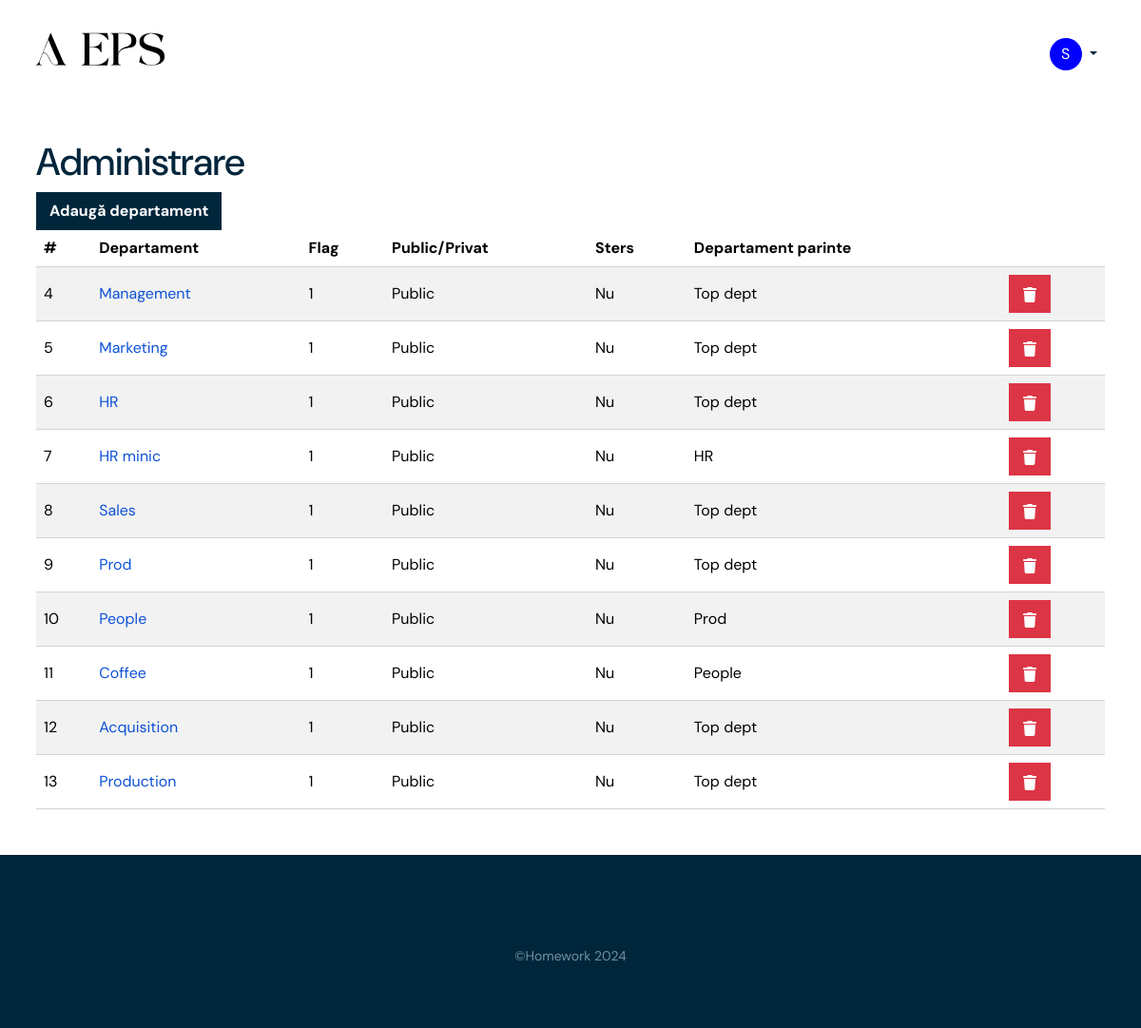
Before: /index.php?view=a_departments_list (signed in) with the older database file.
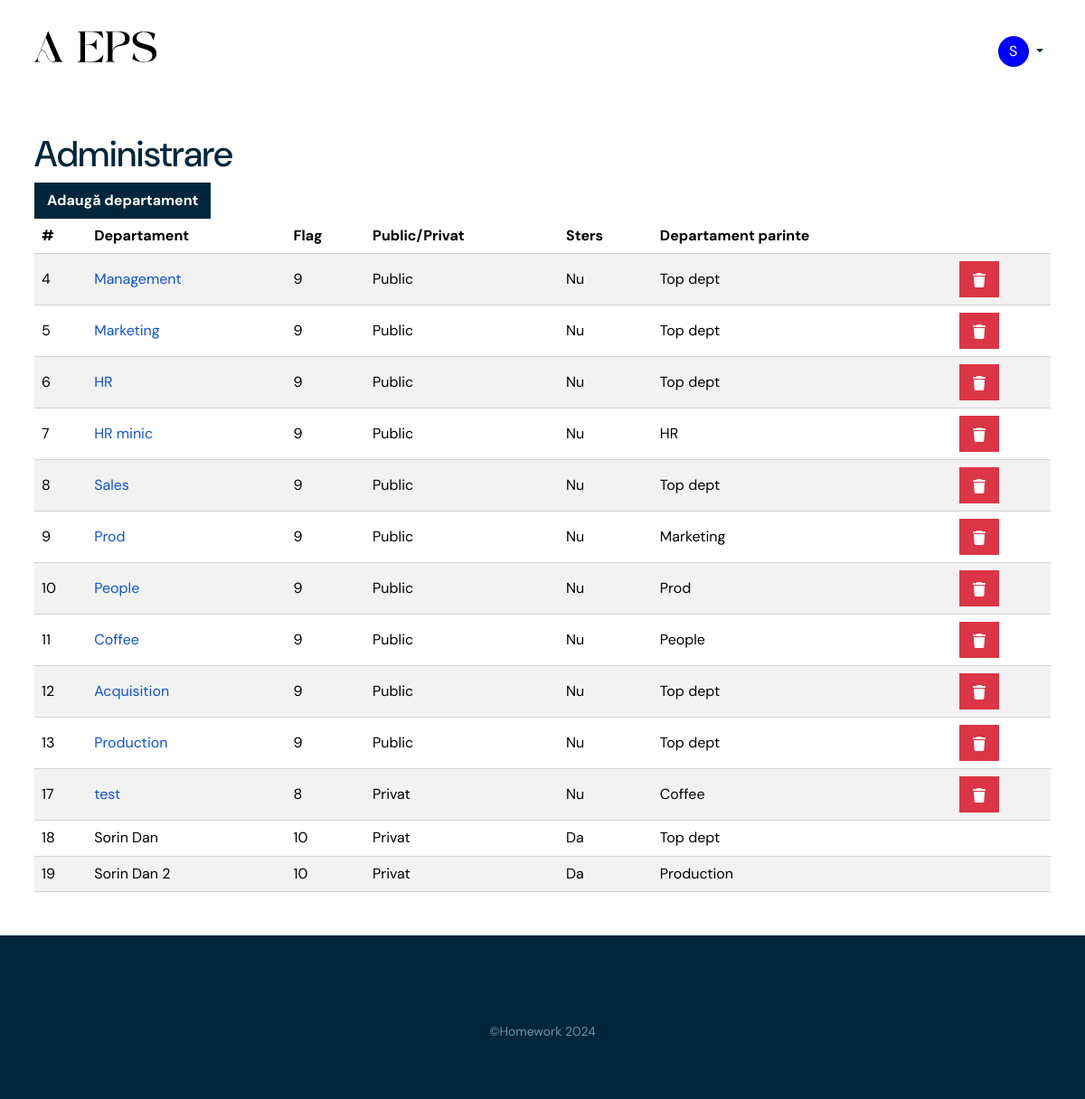
After: the same page with the newer database file.
### tables this page shows
CREATE TABLE `departments` (
  `ID` int(11) NOT NULL,
  `name` varchar(100) NOT NULL,
  `id_parent` int(11) DEFAULT NULL,
  `features` int(11) NOT NULL DEFAULT 0 COMMENT 'published/draft deleted',
  `created_time` datetime NOT NULL DEFAULT current_timestamp(),
  `modified_time` datetime DEFAULT NULL ON UPDATE current_timestamp()
);

### classes/BaseFunctions.php (called while the page is built, shortened)
<?php
class BaseFunctions
{
    protected $db_connection = NULL;
    public $user_is_logged_in = false;
    public $view = "f_index";
    public $rep = array();
    public function __construct(){
        if (isset($_GET['view'])) {
            $this->view=$_GET['view'];
        }
        $this->checkUserLoggedIn();
        if ($this->view=="b_acc_login") {
            if ($this->user_is_logged_in) {
                $this->redirect = $this->buildUrl(array('view'=>"b_acc_dashboard"));
            }
        }elseif ($this->view=="a_departments_list") {
            $this->rep['departments_list'] = $this->departmentsGetList(false);
        }elseif ($this->view=="a_departments_add") {
            $this->pageSel2 = true;
            $this->rep['departments_list'] = $this->departmentsGetList();
        }elseif ($this->view=="f_404") {
            $this->page_title = "404";
            $this->page_description = "Vai! Cum de ai ajuns aici?";
        }elseif ($this->view=="f_departments_list") {
            $this->rep['departments_list'] = $this->departmentsGetChildrenAll();
            $this->rep['tree_view'] = $this->departmentsGenerateTreeView($this->rep['departments_list']);
        }
    }
    protected function checkUserLoggedIn(){
        if (isset($_COOKIE['rememberme'])) {
            $this->loginWithCookieData();
        }elseif (isset($_SESSION['id_user'])&&!empty($_SESSION['id_user'])&&$_SESSION['loggedin']==true) {
            $this->loginWithSessionData();
        }
    }
    protected function setValues( $user ) {
        if ( isset($user->ID) ) {
            $this->email_user = $user->email_user;
        }
    }
    protected function loginWithSessionData() {
        $id_user = $_SESSION['id_user'];
        $user = $this->getUserById($id_user);
        if (isset($user->ID)) {
            $this->user_is_logged_in = true;
        }else {
            $this->doLogout();
        }
    }
    protected function getUserById( $id_user ) {
        if ($this->databaseConnection()) {
            $q = $this->db_connection->prepare("CALL get_user_by_id(:id_user, :hash)");
            $db_secret = DB_SECRET;
            $q->bindParam(":id_user", $id_user, PDO::PARAM_INT);
            $q->bindParam(":hash", $db_secret, PDO::PARAM_STR);
            $q->execute();
            $r = $q->fetchObject();
            return $r;
        }
        return false;
    }
    public function buildUrl( $params ) {
        $view = isset($params['view'])?$params['view']:"";
        switch ($view) {
            case 'a_departments_edit':
                $result = "/index.php?view=".$view."&id_department=".$params['id_department'];
                break;
            default:
                $result = "/index.php?view=".$view;
                break;
        }
        return BASE_URL.$result;
    }
    protected function departmentsGetList($public=true) {
        if ($this->databaseConnection()) {
            if ($public) {
                $qry = "CALL get_departments_public();";
            }else{
                $qry = "CALL get_departments_all();";
            }
            $q = $this->db_connection->prepare($qry);
            $q->execute();
            $r = $q->fetchAll(PDO::FETCH_ASSOC);
            return $r;
        }
        return false;
    }
    protected function databaseConnection(){
        if ($this->db_connection != null) {
            return true;
        } else {
            try {
                $this->db_connection = new PDO('mysql:host='. DB_HOST .';dbname='. DB_NAME . ';charset=utf8', DB_USER, DB_PASS);
                return true;
            } catch (PDOException $e) {
                $_SESSION['msg_errors'][] = MESSAGE_DATABASE_ERROR . $e->getMessage();
            }
        }
        return false;
    }
}

### views/a_departments_list.php (the view, shortened to what this page needs)
<?php include_once('views/_head.php') ?>
<?php include_once('views/_header.php') ?>
	<div class="section hero">
		<div class="container">
			<h1>Administrare</h1>
			<a href="<?php echo $baseFunctions->buildUrl(array('view'=>"a_departments_add")); ?>" class="btn btn-dark">Adaugă departament</a>
			<div class="table-wrap">
				<table class="table table-striped align-middle">
					<thead>
						<tr>
							<th scope="col">#</th>
							<th scope="col">Departament</th>
							<th scope="col">Flag</th>
							<th scope="col">Public/Privat</th>
							<th scope="col">Sters</th>
							<th scope="col">Departament parinte</th>
							<th scope="col">&nbsp;</th>
						</tr>
					</thead>
					<tbody>
						<?php foreach ($baseFunctions->rep['departments_list'] as $dept): ?>
							<tr class="">
								<td><?php echo $dept['ID']; ?></td>
								<td>
									<?php if (($dept['features']&2) > 0): ?>
										<?php echo $dept['name']; ?>
									<?php else: ?>
										<a href="<?php echo $baseFunctions->buildUrl(array('view'=>'a_departments_edit', 'id_department'=>$dept['ID'])); ?>" class=""><?php echo $dept['name']; ?></a>
									<?php endif ?>
								</td>
								<td><?php echo $dept['features']; ?></td>
								<td><?php echo (($dept['features']&1) > 0)?'Public':'Privat'; ?></td>
								<td><?php echo (($dept['features']&2) > 0)?'Da':'Nu'; ?></td>
								<td><?php echo (!empty($dept['parent_name']))?$dept['parent_name']:'Top dept'; ?></td>
								<td class="w-auto">
									<?php if (($dept['features']&2) > 0): ?>
									<?php else: ?>
										<form class="needs-validation d-inline" id="deleteDeptForm" action="" method="post" novalidate>
											<button type="submit" name="deleteDepartment" class="btn btn-danger"><svg width="16" height="16" role="img" aria-label="Danger:"><use xlink:href="#icon-trash"/></svg></button>
										</form>
									<?php endif ?>
								</td>
							</tr>
						<?php endforeach ?>
					</tbody>
				</table>
			</div>
		</div>
	</div>
<?php include_once('views/_footer.php') ?>

### index.php (shortened to what this page needs)
<?php
require_once 'classes/BaseFunctions.php';
$baseFunctions = new BaseFunctions();
if ( !empty($baseFunctions->view) ) {
    $view = $baseFunctions->view;
}
$view_file = 'views/'.$view.'.php';
if (file_exists($view_file)) {
    include_once "$view_file";
}else {
    include_once 'views/f_index.php';
}

### views/_head.php (shortened to what this page needs)
<!DOCTYPE html>
<html lang="ro">
<head>
	<link href="<?php echo BASE_URL; ?>/css/bootstrap.min.css" rel="stylesheet">
	<link href="<?php echo BASE_URL; ?>/css/main.css?v=<?php echo $baseFunctions->version; ?>" rel="stylesheet">
</head>
<body>

### views/_header.php (shortened to what this page needs)
<header>
	<nav class="navbar navbar-expand-lg navbar-light bg-transparent">
		<div class="container">
			<a class="navbar-brand" href="<?php echo BASE_URL; ?>/">
			</a>
			<div class="collapse navbar-collapse" id="navbarSupportedContent">
				<ul class="navbar-nav ms-auto me-0 mb-2 mb-lg-0 ">
					<?php if ($baseFunctions->user_is_logged_in): ?>
						<li class="nav-item dropdown">
							<a class="nav-link dropdown-toggle bold" href="#" data-bs-toggle="dropdown" role="button" aria-expanded="false">
								<span class="icon-letter"><?php echo strtoupper(substr($baseFunctions->email_user, 0, 1)); ?></span>
							</a>
						</li>
					<?php endif ?>
				</ul>
			</div>
		</div>
	</nav>
</header>

### views/_footer.php (shortened to what this page needs)
	<footer id="footer">
		<div class="container">
			<div class="copy">&copy;Homework <?php echo date("Y"); ?></div>
		</div>
	</footer>
</body>
</html>

### css/main.css (style rules this page uses)
:root { --aieps-greyblue: #6F90A4; --aieps-greyblue-rgb: 111,144,164; --aieps-blue: #0E52D7; --aieps-blue-rgb: 14,82,215; --aieps-dark: #00263C; --aieps-dark-rgb: 0,38,60; --aieps-pale-bg: #F9F9EE; --aieps-pale-bg-rgb: 249,249,238; --aieps-paleblue: #F5F9FF; --aieps-paleblue-rgb: 245,249,255; --aieps-linegray: #D1D3D5; --aieps-linegray-rgb: 209,211,213; --aieps-white: #FFFFFF; --aieps-white-rgb: 255,255,255; --aieps-darkcerulean: #0C4E74; --aieps-darkcerulean-rgb: 12,78,116; --aieps-prussianblue: #093148; --aieps-prussianblue-rgb: 9,49,72; --aieps-orange: #EB4C1A; --aieps-red: #F5F9FF; --aieps-fineline: #F5F9FF; --aieps-green: #F5F9FF; --aieps-font-body: 'DM Sans'; --aieps-font-title: 'DM Serif Display'; --bs-border-color: var(--aieps-linegray); }
a { color: rgba(var(--aieps-blue-rgb), 1.0); text-decoration: none; }
body { font-family: var(--aieps-font-body); background-color: var(--aieps-white); color: var(--aieps-dark); font-size: 16px; font-weight: 400; line-height: 1.4; }
.container { --bs-gutter-x: 16px; }
.section { padding: 1rem 0; }
@media (min-width: 1200px) { .section { padding: 2rem 0; } }
.btn-dark { --bs-btn-bg: var(--aieps-dark); --bs-btn-border-color: var(--aieps-dark); --bs-btn-hover-bg: #424649; --bs-btn-hover-border-color: #373b3e; --bs-btn-disabled-bg: var(--aieps-greyblue); --bs-btn-disabled-border-color: var(--aieps-greyblue); --bs-btn-disabled-opacity: 1; }
#footer .copy { text-align: center; padding: 10px 0; font-size: .8em; }
.navbar { --bs-navbar-padding-y: 22px; }
.navbar-nav { --bs-nav-link-padding-x: 0; --bs-nav-link-padding-y: 0.5rem; --bs-nav-link-color: var(--aieps-dark); --bs-nav-link-hover-color: rgba(var(--aieps-dark-rgb), 0.8); }
.navbar .nav-item { margin-left: 8px; margin-right: 8px; }
.navbar .nav-item:first-child { margin-left: 0; }
.navbar .nav-item:last-child { margin-right: 0; }
.btn { --bs-btn-padding-x: 13px; --bs-btn-padding-y: 7px; --bs-btn-font-weight: 700; --bs-border-radius: 0; }
.nav-link .icon-letter { width: 34px; height: 34px; display: inline-block; background: blue; border-radius: 50%; text-align: center; color: #fff; line-height: 34px; }
#footer { background-color: var(--aieps-dark); padding-top: 87px; padding-bottom: 56px; }
#footer .copy { text-align: center; font-size: 14px; line-height: 1.3; margin-bottom: 0; color: var(--aieps-greyblue); }
ul { margin-left: 30px; list-style: none; }

Changed rows visible on the page:
changed departments "Management": features "1" → "9"
changed departments id 5: features "1" → "9"
changed departments id 6: features "1" → "9"
changed departments "HR minic": features "1" → "9"
changed departments "Sales": features "1" → "9"
changed departments id 9: features "1" → "9"; departments.name (not shown) → "Marketing"; no longer shows "Top dept"
changed departments id 10: features "1" → "9"
changed departments id 11: features "1" → "9"
changed departments "Acquisition": features "1" → "9"
changed departments id 13: features "1" → "9"
added departments: ID "17", name "test", features "8", shows "Privat", shows "Nu", departments.name "Coffee"
added departments: ID "18", name "Sorin Dan", features "10", shows "Privat", shows "Top dept"
added departments: ID "19", name "Sorin Dan 2", features "10", shows "Privat", departments.name "Production"
